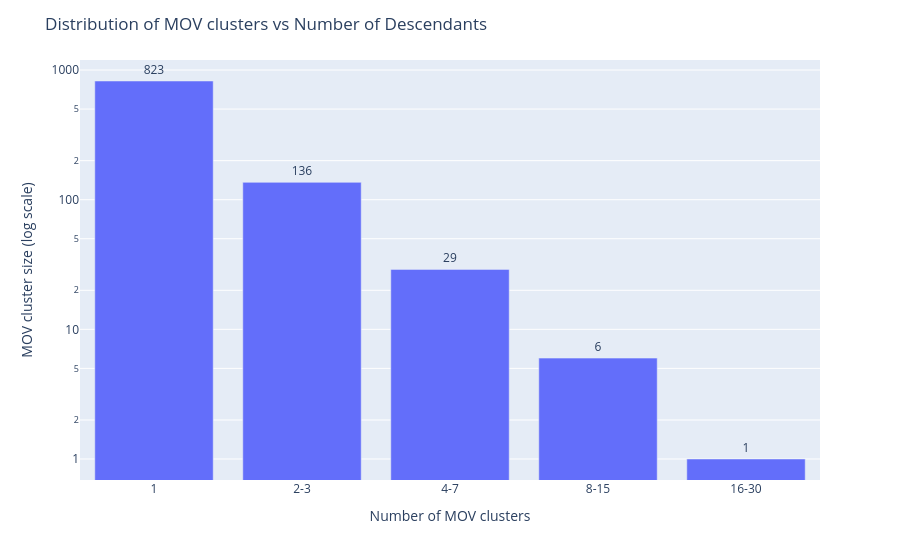

The cell this chart's notebook holds for it:
### Code cell
# Plot Mov Clusters

bins = [1,2,4,8,16,32]
labels = ["1","2-3","4-7","8-15","16-30"]

df["size_bin"] = pd.cut(df["cluster_size"], bins=bins, right=False, labels=labels)

dist = df.groupby("size_bin").size().reset_index(name="n_clusters")

fig = px.bar(dist, x="size_bin", y="n_clusters", text="n_clusters", orientation="v")
fig.update_layout(
    xaxis_title="Number of MOV clusters",
    yaxis_title="MOV cluster size (log scale)",
    title="Distribution of MOV clusters vs Number of Descendants"
)
fig.update_traces(width=0.8, textposition="outside") 
fig.update_yaxes(type="log")
fig.show()

### Figure 1 — Plotly figure (JSON) as saved in the notebook; plotly's stock layout.template omitted (floating-point values rounded to 4 significant figures)
{"data": [{"hovertemplate": "size_bin=%{x}<br>n_clusters=%{text}<extra></extra>", "legendgroup": "", "marker": {"color": "#636efa", "pattern": {"shape": ""}}, "name": "", "orientation": "v", "showlegend": false, "text": [823.0, 136.0, 29.0, 6.0, 1.0], "textposition": "outside", "type": "bar", "width": 0.8, "x": ["1", "2-3", "4-7", "8-15", "16-30"], "xaxis": "x", "y": [823, 136, 29, 6, 1], "yaxis": "y"}], "layout": {"barmode": "relative", "legend": {"tracegroupgap": 0}, "margin": {"t": 60}, "title": {"text": "Distribution of MOV clusters vs Number of Descendants"}, "xaxis": {"anchor": "y", "domain": [0, 1], "title": {"text": "Number of MOV clusters"}}, "yaxis": {"anchor": "x", "domain": [0, 1], "title": {"text": "MOV cluster size (log scale)"}, "type": "log"}}}
